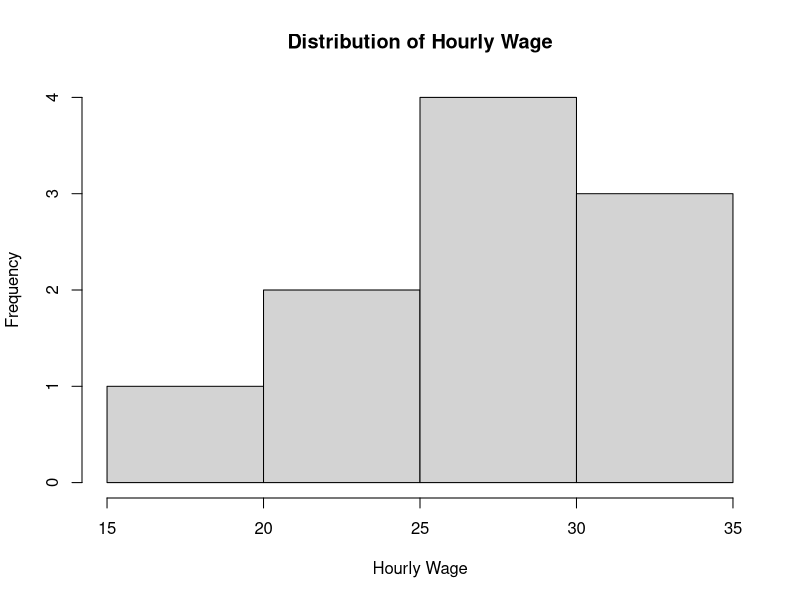
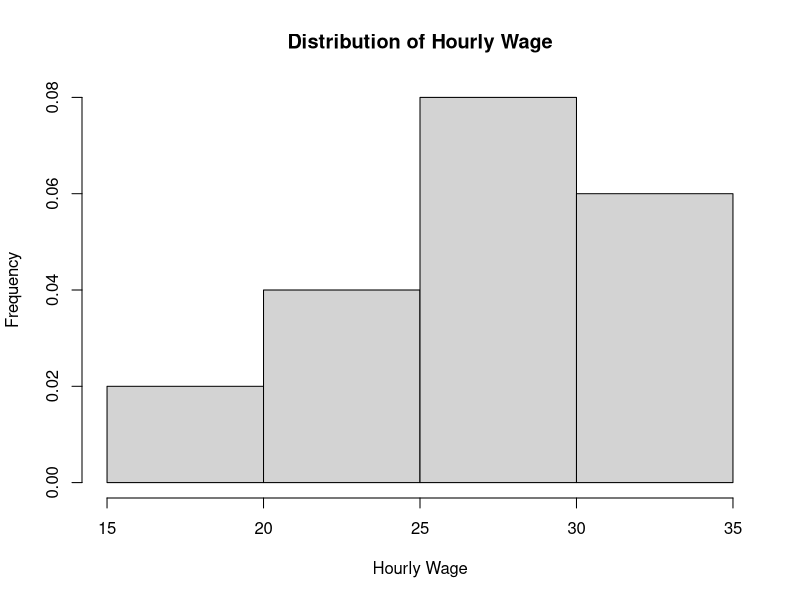

These charts were generated, in order, by the following R code:
data <-read.csv("table2.csv")
head(data)

hist_wage <-hist(data$wage,xlab="Hourly Wage", ylab="Frequency", main="Distribution of Hourly Wage")
hist_wage_density <-hist(data$wage,freq=FALSE,xlab="Hourly Wage", ylab="Frequency", main="Distribution of Hourly Wage")